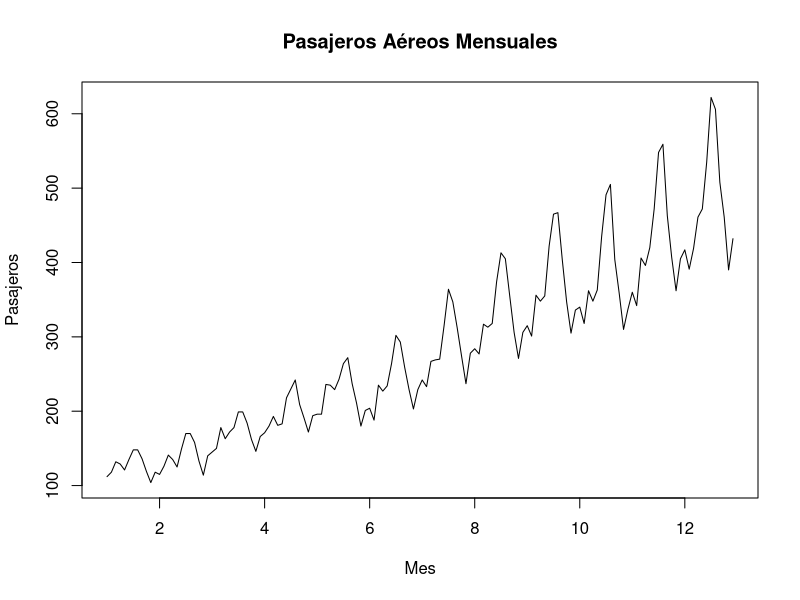
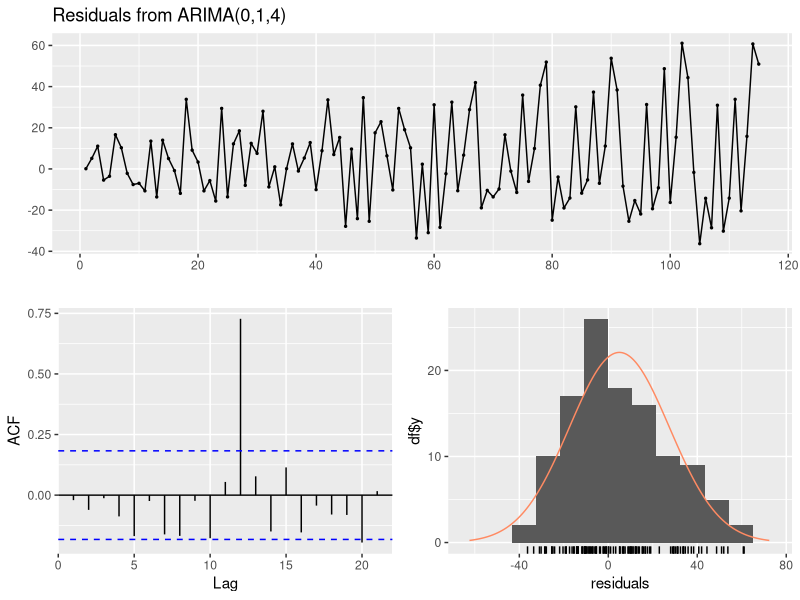
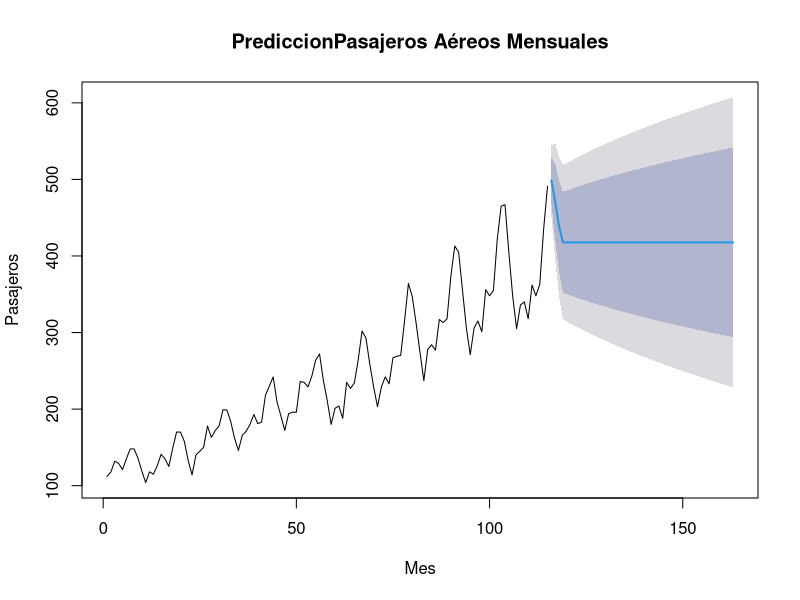
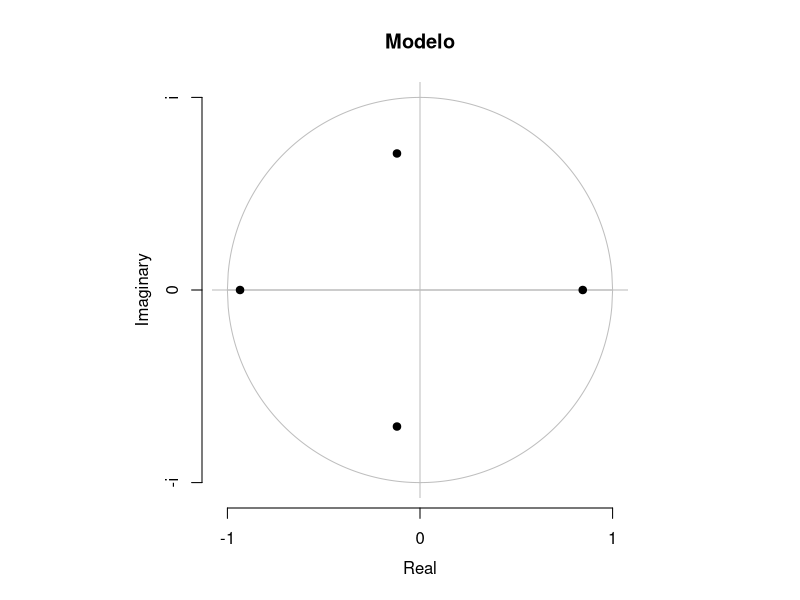

Write the R code that produced these figures, in order. (Note: this script raises an error after producing the figures.)
# install.packages(c("forecast", "ggplot2"))
library(forecast)
library(ggplot2)

#conjunto de datos 
data("AirPassengers")

# convertir a serie temporal
pasajeros <- ts(AirPassengers, frequency = 12)

train_len <- floor(length(pasajeros) * 0.8)
train <- pasajeros[1:train_len]
test <- pasajeros[(train_len + 1):length(pasajeros)]

# Análisis exploratorio y grafica de la seria
summary1 <- summary(train)
plot(pasajeros, main = "Pasajeros Aéreos Mensuales", xlab = "Mes", ylab = "Pasajeros")

# Meter la serie en un modelo arima
modelo_pasajeros <- auto.arima(train)

# Resumen del modelo
summary2 <- summary(modelo_pasajeros)

# Ver si los residuos no son importantes
checkresiduals(modelo_pasajeros)

# Predecir para los próximos 4 años años, 48 meses
predicciones <- forecast(modelo_pasajeros, h = 48)

# Plot de las predicciones
plot(predicciones, main = "PrediccionPasajeros Aéreos Mensuales", xlab = "Mes", ylab = "Pasajeros")

# Plot de los resultados de el modelo
plot(modelo_pasajeros, main = "Modelo")

acc <- accuracy(predicciones$mean, datos_prueba)

